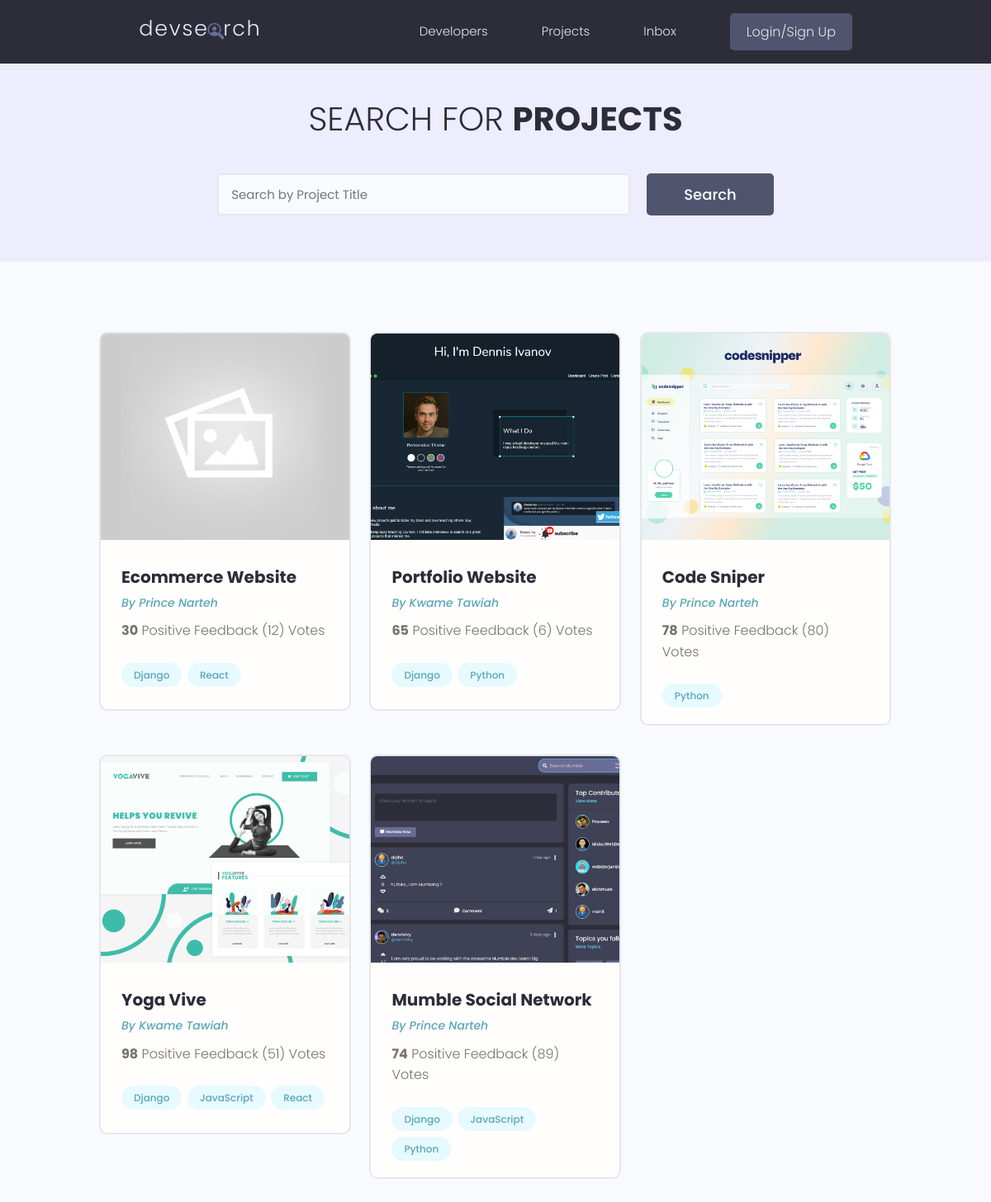
The page /projects/ on the database as committed earlier.
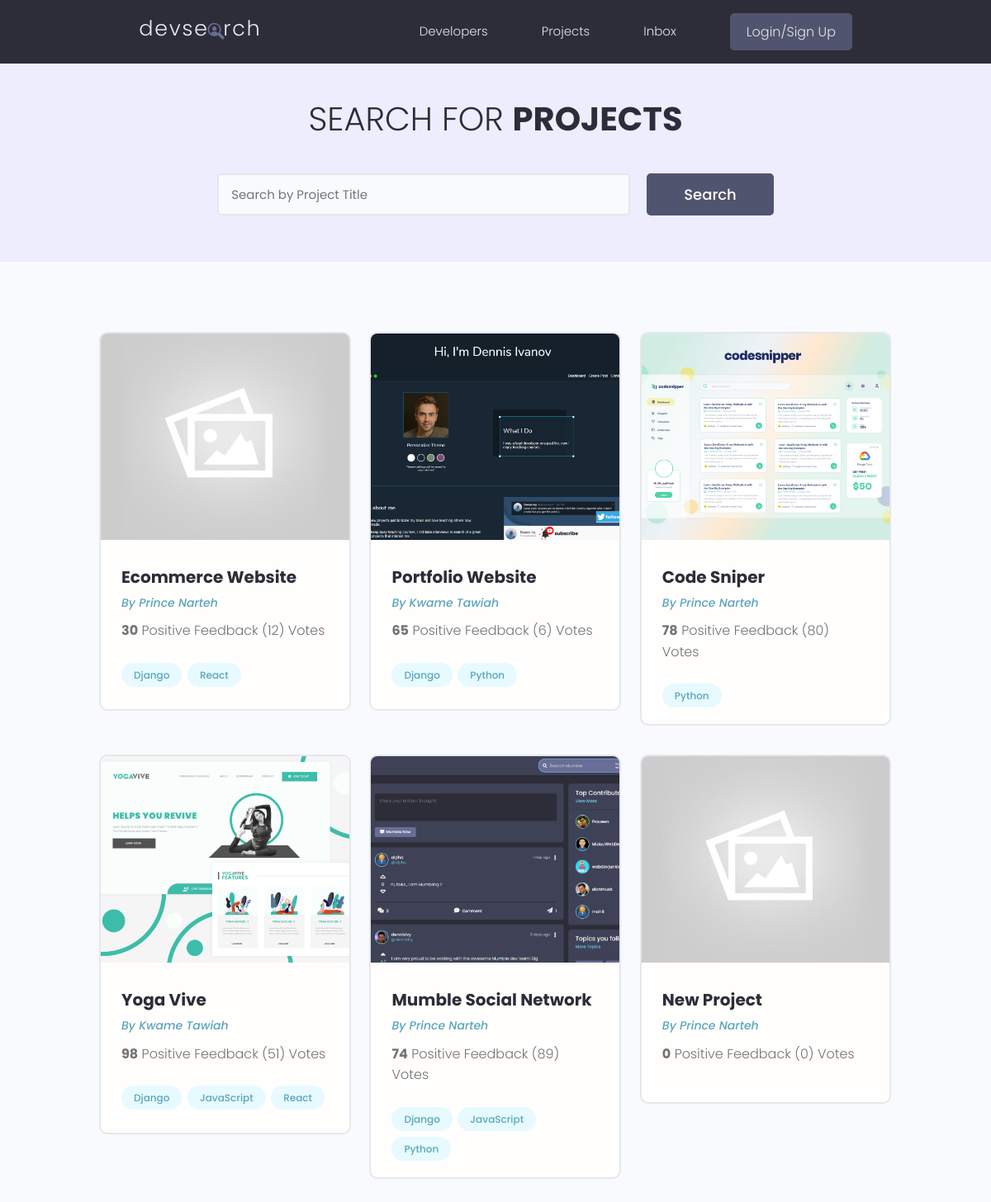
The same page on the database as committed later.
### projects/models.py (models this page shows, shortened)
class Project(models.Model):
    owner = models.ForeignKey(Profile, null=True, blank=True, on_delete=models.SET_NULL)
    id = models.UUIDField(default=uuid.uuid4, unique=True,
                          primary_key=True, editable=False)
    title = models.CharField(max_length=200)
    description = models.TextField(null=True, blank=True)
    featured_image = models.ImageField(
        null=True, blank=True, default='default.jpg')
    demo_link = models.CharField(max_length=2000, blank=True, null=True)
    source_link = models.CharField(max_length=2000, null=True, blank=True)
    tags = models.ManyToManyField('Tag', blank=True)
    vote_total = models.IntegerField(default=0, null=True, blank=True)
    vote_ratio = models.IntegerField(default=0, null=True, blank=True)
    create_at = models.DateTimeField(auto_now_add=True)
    update_at = models.DateTimeField(auto_now=True)

class Tag(models.Model):
    id = models.UUIDField(default=uuid.uuid4, unique=True,
                          primary_key=True, editable=False)
    name = models.CharField(max_length=200)
    create_at = models.DateTimeField(auto_now_add=True)
    update_at = models.DateTimeField(auto_now=True)
    def __str__(self) -> str:
        return self.name

### users/models.py (models this page shows, shortened)
class Profile(models.Model):
    id = models.UUIDField(default=uuid.uuid4, unique=True,
                          primary_key=True, editable=False)
    user = models.OneToOneField(
        User, on_delete=models.CASCADE, null=True, blank=True)
    name = models.CharField(max_length=200, blank=True, null=True)
    email = models.EmailField(max_length=200, blank=True, null=True)
    username = models.CharField(max_length=200, blank=True, null=True)
    location = models.CharField(max_length=200, blank=True, null=True)
    short_intro = models.CharField(max_length=200, blank=True, null=True)
    bio = models.TextField(null=True, blank=True)
    profile_image = models.ImageField(
        null=True, blank=True, upload_to='profiles/', default='profiles/user-default.png')
    social_github = models.CharField(max_length=200, blank=True, null=True)
    social_twitter = models.CharField(max_length=200, blank=True, null=True)
    social_linkedin = models.CharField(max_length=200, blank=True, null=True)
    social_youtube = models.CharField(max_length=200, blank=True, null=True)
    social_website = models.CharField(max_length=200, blank=True, null=True)
    created_at = models.DateTimeField(auto_now_add=True)
    updated_at = models.DateTimeField(auto_now=True)

### projects/views.py (the view)
# urls.py: path('projects/', include('projects.urls')),
def projects(request):
    projects = Project.objects.all()
    return render(request, 'projects/projects.html', {'projects': projects})

### projects/templates/projects/projects.html (shortened to what this page needs)
{% extends 'main.html' %} {% block content%}
<main class="projects">
  <section class="hero-section text-center">
    <div class="container container--narrow">
      <div class="hero-section__box">
        <h2>Search for <span>Projects</span></h2>
      </div>
      <div class="hero-section__search">
        <form class="form" action="#" method="get">
          <div class="form__field">
            <input
              class="input input--text"
              id="formInput#search"
              type="text"
              name="text"
              placeholder="Search by Project Title"
            />
          </div>
          <input class="btn btn--sub btn--lg" type="submit" value="Search" />
        </form>
      </div>
    </div>
  </section>
  <section class="projectsList">
    <div class="container">
      <div class="grid grid--three">
        {% for project in projects%}
        <div class="column">
          <div class="card project">
            <a href="{% url 'project' project.id %}" class="project">
              <img
                class="project__thumbnail"
                src="{{ project.featured_image.url }}"
                alt="project thumbnail"
              />
              <div class="card__body">
                <h3 class="project__title">{{project.title}}</h3>
                <p>
                  <a class="project__author" href="{% url 'user-profile' project.owner.id %}">
                    By {{project.owner.name}}
                  </a>
                </p>
                <p class="project--rating">
                  <span style="font-weight: bold"
                    >{{ project.vote_ratio }}</span
                  >
                  Positive Feedback ({{project.vote_total}})
                  Vote{{project.vote_total|pluralize:"s"}}
                </p>
                <div class="project__tags">
                  {% for tag in project.tags.all%}
                  <span class="tag tag--pill tag--main">
                    <small>{{tag}}</small>
                  </span>
                  {% endfor %}
                </div>
              </div>
            </a>
          </div>
        </div>
        {% endfor %}
      </div>
    </div>
  </section>
</main>
{% endblock content%}

Rows that differ between the two databases and show on the page:
added Project: featured_image (placeholder picture), title "New Project", owner.name "Prince Narteh", vote_ratio "0", vote_total "0"
